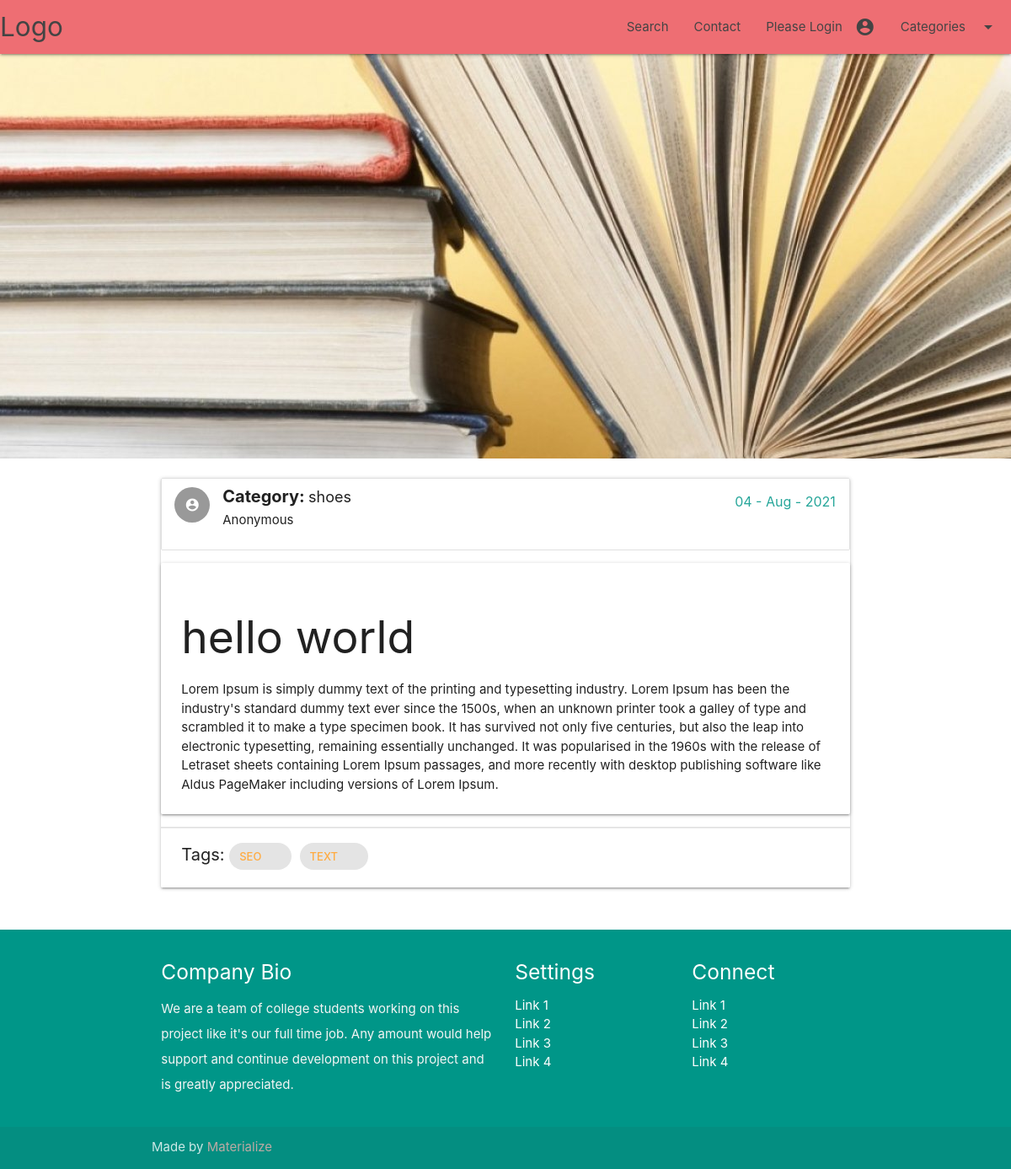
Screenshot of /hello-world with the database file from the repository.
### blog/models.py (models this page shows, shortened)
class Post(models.Model):
	title = models.CharField(max_length=255, verbose_name='Title')
	slug = models.SlugField(unique=True)
	status = models.CharField(choices=STATUS_CHOICES, default='draft', max_length=10,verbose_name='Status')
	publication_date = models.DateTimeField(verbose_name='Created')
	category = models.ForeignKey(Category, on_delete=models.CASCADE, verbose_name='Category')
	picture = models.ImageField(upload_to='uploads/%Y/%m/%d', blank=True, null=True, verbose_name='Picture')
	content =RichTextUploadingField(verbose_name='Content')
	author = models.CharField(max_length=30, default='Anonymous', verbose_name='Created by')
	tags = models.ManyToManyField(Tag)
	likes = models.IntegerField(default=0)
	class Meta:
		verbose_name='Post'
		verbose_name_plural = 'Posts'

class Category(models.Model):
	title = models.CharField(max_length=100, verbose_name='Title')
	slug = models.SlugField(max_length=150, unique=True)
	class Meta:
		verbose_name='Category'
		verbose_name_plural = 'Categories'
	def __str__(self):
		return self.title

class Tag(models.Model):
	title = models.CharField(max_length=50, verbose_name='Tag')
	slug = models.SlugField(max_length=100, unique=True)
	class Meta:
		verbose_name='Tag'
		verbose_name_plural = 'Tags'
	def get_absolute_url(self):
		return reverse('tags', args=[self.slug])

### blog/views.py (the view)
# urls.py: path('<slug:post_slug>', PostDetails, name='articledetails'),
def PostDetails(request, post_slug):
    articles = get_object_or_404(Post, slug=post_slug)
    template = loader.get_template('post_detail.html')
    context = {
        'article': articles,
    }
    return HttpResponse(template.render(context, request))

### artical/templates/post_detail.html (shortened to what this page needs)
{% extends 'base.html' %}
{% load static %}
{% block banner %}
  <div id="index-banner" class="parallax-container">
    <div class="section no-pad-bot">
    </div>
    <div class="parallax">
      {% if article.picture %}
        <img src="{{ article.picture.url }}" alt="Unsplashed background img 1">
      {% else %}
        <img src="{% static 'img/default-thumbnail.jpg' %}">
      {% endif %}
    </div>
  </div>
{% endblock %}
{% block content %}
    <div class="row">
      <div class="col s12 m12">
        <div class="card">
          <ul class="collection">
            <li class="collection-item avatar">
              <i class="material-icons circle">account_circle</i>
              <span style="font-size: 20px; font-weight: bold;" class="title">Category:</span>
              <span style="font-size: 18px;" class="title">{{ article.category }}</span>
              <span class="title secondary-content">{{ article.publication_date | date:"d - M - Y" }}</span>
              <p>{{ article.author }}</p>
            </li>
          </ul>
          <div class="card-panel">
            <h2 class="header">{{ article.title }}</h2>
            {{ article.content | safe }}
          </div>
          <div class="card-action">
            <span style="font-size: 20px;" class="title">Tags: </span>
            {% for tag in article.tags.all %}
                <div class="chip"><a href="{{ tag.get_absolute_url }}">{{ tag.title }}</a></div>
            {% endfor %}
          </div>
        </div>
      </div>
    </div>
{% endblock %}

### artical/static/css/style.css (style rules this page uses)
p { line-height: 2rem; }
.parallax-container { min-height: 480px; line-height: 0; height: auto; color: rgba(255,255,255,.9); }
.parallax-container .section { width: 100%; }

### rows the page displays
Post: picture (picture), category "shoes", publication_date "04 - Aug - 2021", author "Anonymous", title "hello world", content "Lorem Ipsum is simply dummy text of the printing and typesetting industry. Lorem Ipsum has been the industry's standard dummy text ever since the 1500s, when an unknown printer took a galley of type and scrambled it to make a type specimen book. It has survived not only five centuries, but also the leap into electronic typesetting, remaining essentially unchanged. It was popularised in the 1960s with the release of Letraset sheets containing Lorem Ipsum passages, and more recently with desktop publishing software like Aldus PageMaker including versions of Lorem Ipsum."
Tag: title "SEO"
Tag: title "TEXT"
